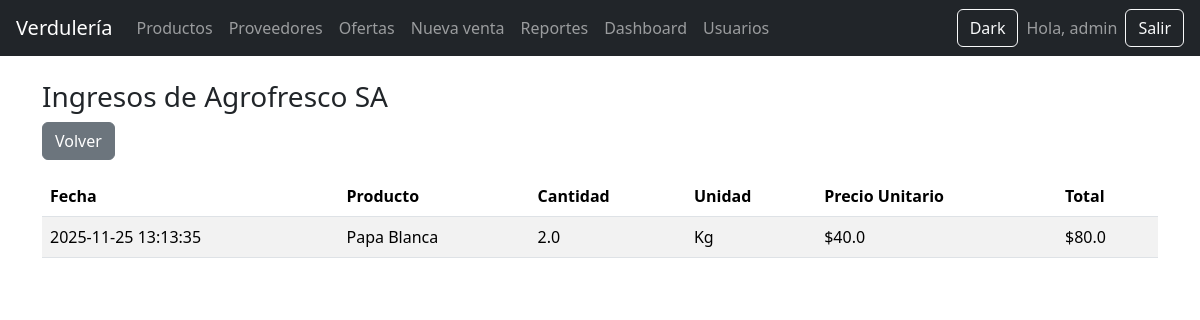
The page /proveedores/1/ingresos (signed in) on the database its author committed.
### tables this page shows
CREATE TABLE proveedores (
        id INTEGER PRIMARY KEY AUTOINCREMENT,
        nombre TEXT NOT NULL UNIQUE,
        contacto TEXT,
        telefono TEXT,
        email TEXT
    );

CREATE TABLE ingresos_stock (
        id INTEGER PRIMARY KEY AUTOINCREMENT,
        producto_id INTEGER NOT NULL,
        proveedor_id INTEGER NOT NULL,
        cantidad REAL NOT NULL,
        fecha TEXT NOT NULL,
        precio_unitario REAL,
        FOREIGN KEY (producto_id) REFERENCES productos(id),
        FOREIGN KEY (proveedor_id) REFERENCES proveedores(id)
    );

CREATE TABLE productos (
        id INTEGER PRIMARY KEY AUTOINCREMENT,
        nombre TEXT NOT NULL,
        precio REAL NOT NULL,
        stock INTEGER NOT NULL DEFAULT 0,
        categoria_id INTEGER,
        unidad_id INTEGER,
        FOREIGN KEY (categoria_id) REFERENCES categorias(id),
        FOREIGN KEY (unidad_id) REFERENCES unidades(id)
    );

CREATE TABLE unidades (
        id INTEGER PRIMARY KEY AUTOINCREMENT,
        nombre TEXT NOT NULL UNIQUE
    );

### app/routes/proveedores.py (the view)
@proveedores_bp.route("/<int:id>/ingresos")
@login_required
def ingresos(id):
    db = get_db()
    proveedor = db.execute("SELECT * FROM proveedores WHERE id=?", (id,)).fetchone()
    ingresos_stock = db.execute("""
        SELECT
            i.id,
            i.fecha,
            p.nombre AS producto,
            i.cantidad,
            u.nombre AS unidad,
            i.precio_unitario,
            (i.cantidad * COALESCE(i.precio_unitario, 0)) as total
        FROM ingresos_stock i
        JOIN productos p ON i.producto_id = p.id
        LEFT JOIN unidades u ON p.unidad_id = u.id
        WHERE i.proveedor_id = ?
        ORDER BY i.fecha DESC
    """, (id,)).fetchall()
    return render_template("proveedores/ingresos.html",
                           proveedor=proveedor,
                           ingresos=ingresos_stock)

### app/__init__.py (called while the page is built)
def create_app():
    app = Flask(__name__)
    app.secret_key = "clave-super-secreta"
    app.register_blueprint(auth_bp)
    app.register_blueprint(productos_bp)
    app.register_blueprint(ventas_bp)
    app.register_blueprint(reportes_bp)
    app.register_blueprint(admin_bp)
    app.register_blueprint(usuarios_bp)
    app.register_blueprint(proveedores_bp)
    app.register_blueprint(ofertas_bp)
    @app.route("/")
    def index():
        return render_template("index.html")
    @app.teardown_appcontext
    def teardown_db(exception):
        close_db()
    return app

### db.py (called while the page is built)
def get_db():
    if "db" not in g:
        g.db = sqlite3.connect(DB_NAME)
        g.db.row_factory = sqlite3.Row
    return g.db

### app/templates/proveedores/ingresos.html
{% extends "base.html" %}
{% block contenido %}
<h3>Ingresos de {{ proveedor.nombre }}</h3>
<a href="/proveedores/" class="btn btn-secondary mb-3">Volver</a>
<table class="table table-striped">
<thead>
<tr>
    <th>Fecha</th>
    <th>Producto</th>
    <th>Cantidad</th>
    <th>Unidad</th>
    <th>Precio Unitario</th>
    <th>Total</th>
</tr>
</thead>
<tbody>
{% if ingresos %}
    {% for i in ingresos %}
    <tr>
        <td>{{ i.fecha }}</td>
        <td>{{ i.producto }}</td>
        <td>{{ i.cantidad }}</td>
        <td>{{ i.unidad or "-" }}</td>
        <td>${{ i.precio_unitario or "-" }}</td>
        <td>${{ i.total or "-" }}</td>
    </tr>
    {% endfor %}
{% else %}
    <tr>
        <td colspan="6" class="text-center">No hay ingresos registrados</td>
    </tr>
{% endif %}
</tbody>
</table>
{% endblock %}

### rows shown on the page
proveedores: nombre "Agrofresco SA"
ingresos_stock: fecha "2025-11-25 13:13:35", producto "Papa Blanca", cantidad "2.0", nombre "Kg", precio_unitario "40.0", total "80.0"

### other values the page prints
{{ session.username }} "admin"
